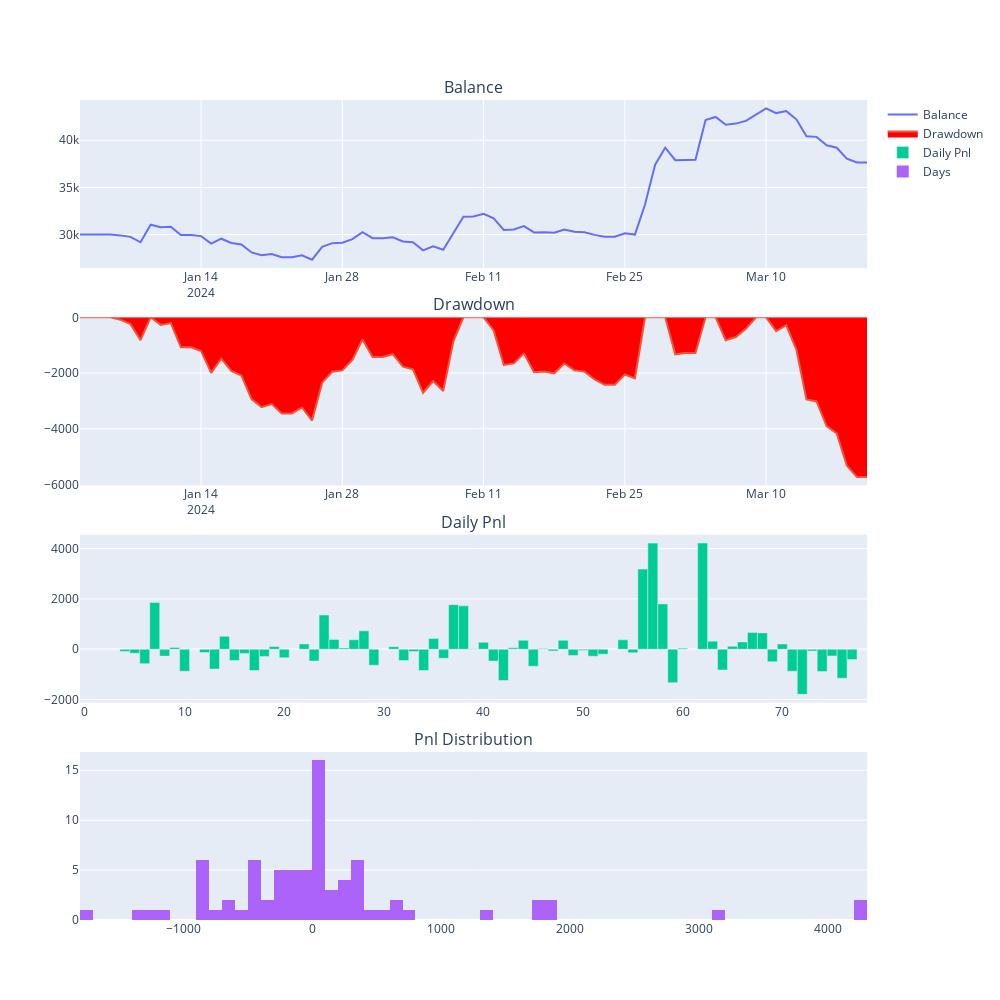

Notebook cell for this chart:
### Code cell
engine = BacktestingEngine()

engine.set_parameters(
    vt_symbol="BTCUSDT.BINANCE",
    interval=Interval.MINUTE,
    start=datetime(2024,1,2),
    end=datetime(2024,3,20),
    rate=1/1000,
    slippage=0.02,
    size=1,
    pricetick=0.01,
    capital=30000
)

engine.add_strategy(SmaStrategy, {})
engine.load_data()
engine.run_backtesting()
engine.calculate_result()
engine.calculate_statistics()
engine.show_chart()
